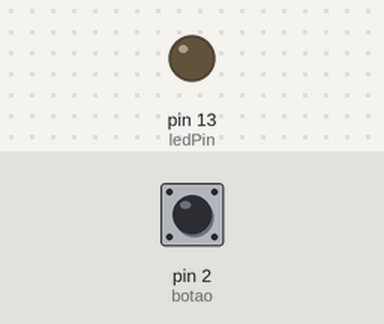
A sketch run on a simulated Arduino Uno, built with avr-gcc and run on an emulated ATmega328P. On the bench: output pins drawn as LEDs (lit = HIGH). The test bench sets the inputs (shaded band); at power-on: pin 2 (botao) LOW.

Above: at 1.2 s.
1.3 s: pin 2 (botao) pulled HIGH for 0.15 s
At 1.37 s:
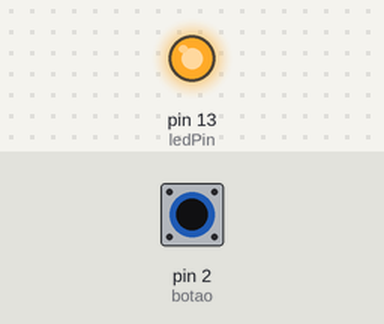
2.9 s: pin 2 (botao) pulled HIGH for 3.2 s
At 7.3 s:
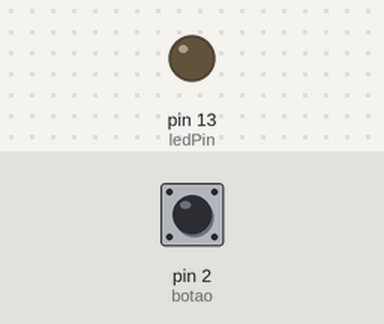
Timing chart, 0 to 8.8 s (numbered marks = the images above; inputs shaded):
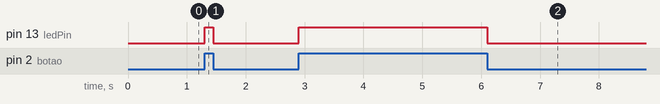

Measured:
- after the input at 1.3 s, pin 13 (ledPin): LOW → HIGH at once, → LOW 0.15 s later
- after the input at 2.9 s, pin 13 (ledPin): LOW → HIGH at once, → LOW 3.2 s later

The sketch:

press_button_led.ino
```cpp
/* Arduino */

const int ledPin = 13; // led no pino 13
const int botao = 2; // botao no pino 2
int estadoBotao = 0; // status do botao press/not press

void setup(){
  pinMode(ledPin, OUTPUT); // pino com led sera saida
  pinMode(botao, INPUT);// pino com botao sera a entrada
}

void loop()
{
  // capturando estado do botao
  estadoBotao = digitalRead(botao);

  digitalWrite(ledPin, estadoBotao);

  /*
  if (estadoBotao == HIGH)
  {
    digitalWrite(ledPin, HIGH);
  }
  else
  {
    digitalWrite(ledPin, LOW);
  }
  */
}
```
